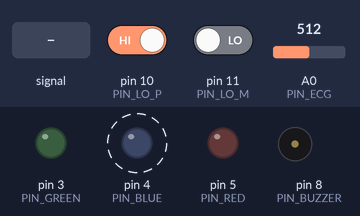
The sketch below on a simulated Arduino Uno, built with avr-gcc and run on an emulated ATmega328P. Parts: output pins drawn as LEDs (lit = HIGH), buzzer (waves = sounding, pin HIGH). Dashed ring = blinking. Inputs (shaded band) come from the test bench; at power-on: pin 10 (PIN_LO_P) HIGH, A0 (PIN_ECG) = 512, pin 11 (PIN_LO_M) LOW. What the sketch prints to the serial monitor is not drawn.

Above: at 1.2 s.
1.3 s: pin 10 (PIN_LO_P) driven LOW
2.8 s: A0 (PIN_ECG) fed a 1000 Hz sine of ±255 counts around its level
At 3.5 s:
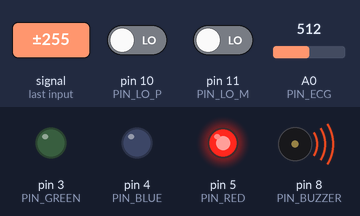
5.8 s: A0 (PIN_ECG) set to 306
At 6.8 s:
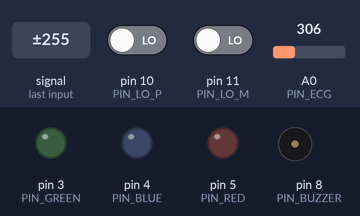
8.8 s: pin 11 (PIN_LO_M) driven HIGH
At 8.92 s:
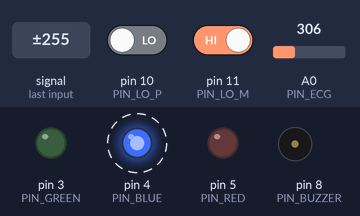
11.8 s: pin 11 (PIN_LO_M) driven LOW
At 12.9 s:
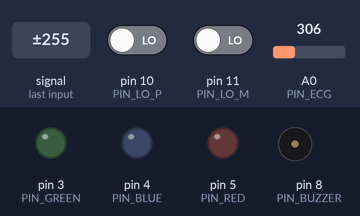
13.3 s: A0 (PIN_ECG) fed a 200 Hz sine of ±81 counts around its level
At 17.21 s:
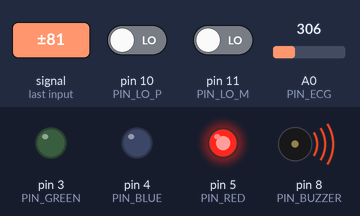
Timing chart, 0 to 17.3 s (numbered marks = the images above; inputs shaded):
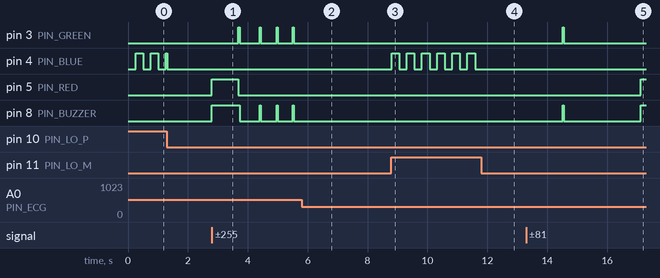

Measured:
- after the input at 2.8 s, pin 5 (PIN_RED): LOW → HIGH at once, → LOW 0.89 s later
- after the input at 5.8 s, pin 3 (PIN_GREEN), pin 8 (PIN_BUZZER): stops changing and stays LOW; pin 5 (PIN_RED): stays LOW (without the input it goes to HIGH after 1.3 s)
- after the input at 8.8 s, pin 4 (PIN_BLUE): alternates HIGH for 0.25 s and LOW for 0.26 s, starting at once
- after the input at 11.8 s, pin 4 (PIN_BLUE): stops changing and stays LOW
- after the input at 13.3 s, pin 3 (PIN_GREEN): LOW → HIGH after 1.2 s, → LOW 0.04 s later; pin 5 (PIN_RED): LOW → HIGH after 3.8 s; pin 8 (PIN_BUZZER): LOW → HIGH after 1.2 s, → LOW 0.04 s later, → HIGH 2.6 s later

The sketch:

ecg_project_ide.ino
```cpp
/*
 * ECG Heart Rate Zone & Alarm Monitor
 * Sensor : AD8232 single-lead ECG front-end
 * Board  : Arduino Uno / Nano (any 5V ATmega328) - also works on 3.3V boards
 *
 * Behaviour
 *   Buzzer     : short beep on every detected heartbeat (hospital-monitor click)A
 *   Blue LED   : blinks while the electrodes are disconnected (Leads-Off)
 *   Green LED  : blinks in rhythm with a NORMAL heart rate
 *   Red LED    : solid ON + continuous buzzer if HR is dangerous
 *                (Tachycardia > 120 bpm  or  Bradycardia < 50 bpm)
 *
 * Serial : streams one CSV line per sample at 115200 baud, ~200 Hz:
 *              raw,leadsOff,beat,bpm
 *          raw       = 0..1023 ADC reading from AD8232 OUTPUT
 *          leadsOff  = 1 if an electrode is off, else 0
 *          beat      = 1 on the exact sample an R-peak was detected, else 0
 *          bpm       = last computed beats-per-minute (0 until first R-R)
 *
 *  ----------------------------------------------------------------
 *  WIRING (Arduino Uno / Nano)
 *  ----------------------------------------------------------------
 *  AD8232 module        Arduino
 *    3.3V / GND     ->  3.3V / GND      (power the module from 3.3V)
 *    OUTPUT         ->  A0              (analog ECG signal)
 *    LO+            ->  D10             (leads-off detect +)
 *    LO-            ->  D11             (leads-off detect -)
 *    SDN            ->  (leave open, or tie to 3.3V to keep awake)
 *
 *  Buzzer (ACTIVE buzzer, has its own oscillator)
 *    + (signal)     ->  D8
 *    - (GND)        ->  GND
 *
 *  LEDs (each through a 220-330 ohm resistor to GND)
 *    Green  LED     ->  D3
 *    Blue   LED     ->  D4
 *    Red    LED     ->  D5
 *  ----------------------------------------------------------------
 */

// ---------- Pin map ----------
const uint8_t PIN_ECG    = A0;   // AD8232 OUTPUT
const uint8_t PIN_LO_P   = 10;   // AD8232 LO+
const uint8_t PIN_LO_M   = 11;   // AD8232 LO-
const uint8_t PIN_BUZZER = 8;    // active buzzer +
const uint8_t PIN_GREEN  = 3;    // normal-rhythm LED
const uint8_t PIN_BLUE   = 4;    // leads-off LED
const uint8_t PIN_RED    = 5;    // danger LED

// ---------- Timing ----------
const uint16_t SAMPLE_HZ   = 200;              // sampling rate
const uint16_t SAMPLE_US   = 1000000 / SAMPLE_HZ;
const uint16_t BEEP_MS     = 40;               // beep length per beat
const uint16_t GREEN_MS    = 40;               // green flash length per beat
const uint16_t BLUE_BLINK  = 250;              // leads-off blink half-period

// ---------- Heart-rate zones (bpm) ----------
const int BPM_BRADY = 50;    // below this = bradycardia (danger)
const int BPM_TACHY = 120;   // above this = tachycardia (danger)

// ---------- Beat detection (dynamic threshold) ----------
// AD8232 idles around mid-scale (~512). R-peaks punch upward.
float   baseline   = 512.0;    // slow-moving DC baseline
float   envelope   = 40.0;     // running estimate of peak height above baseline
const float THRESH_FRAC = 0.6; // fire at 60% of the running envelope
const uint16_t REFRACTORY_MS = 250; // min gap between beats (=> max 240 bpm)

unsigned long lastSampleUs = 0;
unsigned long lastBeatMs   = 0;
unsigned long beepUntilMs  = 0;
unsigned long greenUntilMs = 0;
unsigned long blueToggleMs = 0;
bool          blueState    = false;
bool          aboveThresh  = false;

int  bpm = 0;

void setup() {
  Serial.begin(115200);
  pinMode(PIN_LO_P, INPUT);
  pinMode(PIN_LO_M, INPUT);
  pinMode(PIN_BUZZER, OUTPUT);
  pinMode(PIN_GREEN,  OUTPUT);
  pinMode(PIN_BLUE,   OUTPUT);
  pinMode(PIN_RED,    OUTPUT);
  digitalWrite(PIN_BUZZER, LOW);
}

void loop() {
  unsigned long nowUs = micros();
  if (nowUs - lastSampleUs < SAMPLE_US) return;   // hold the sample rate
  lastSampleUs = nowUs;
  unsigned long nowMs = millis();

  // ---- 1. Leads-off detection ----
  bool leadsOff = (digitalRead(PIN_LO_P) == HIGH) || (digitalRead(PIN_LO_M) == HIGH);

  int raw = leadsOff ? 512 : analogRead(PIN_ECG);   // flatline when disconnected

  // ---- 2. Beat detection (only when connected) ----
  bool beat = false;
  if (!leadsOff) {
    // slow baseline tracking (removes DC drift for the trigger only)
    baseline += (raw - baseline) * 0.002;
    float amp = raw - baseline;
    if (amp < 0) amp = 0;

    float threshold = envelope * THRESH_FRAC;

    if (!aboveThresh && amp > threshold && (nowMs - lastBeatMs) > REFRACTORY_MS) {
      // rising edge through the dynamic ceiling => R-peak
      aboveThresh = true;
      beat = true;

      unsigned long rr = nowMs - lastBeatMs;   // R-R interval in ms
      lastBeatMs = nowMs;
      if (rr > 250 && rr < 3000) {             // 20..240 bpm sanity window
        bpm = (int)(60000.0 / rr);
      }

      // adapt the envelope toward the measured peak height
      envelope += (amp - envelope) * 0.25;

      // schedule feedback
      beepUntilMs  = nowMs + BEEP_MS;
      greenUntilMs = nowMs + GREEN_MS;
    }
    if (amp < threshold * 0.5) aboveThresh = false;   // reset for next beat
  } else {
    bpm = 0;                 // no meaningful rate while disconnected
    aboveThresh = false;
  }

  // ---- 3. Danger zone check ----
  bool danger = (!leadsOff) && bpm > 0 && (bpm > BPM_TACHY || bpm < BPM_BRADY);

  // ---- 4. Outputs ----
  // Blue: blink while leads off
  if (leadsOff) {
    if (nowMs - blueToggleMs > BLUE_BLINK) { blueToggleMs = nowMs; blueState = !blueState; }
    digitalWrite(PIN_BLUE, blueState);
  } else {
    digitalWrite(PIN_BLUE, LOW);
    blueState = false;
  }

  // Red: solid on danger
  digitalWrite(PIN_RED, danger ? HIGH : LOW);

  // Green: flash per beat only when rate is normal
  bool greenOn = (!danger) && (nowMs < greenUntilMs);
  digitalWrite(PIN_GREEN, greenOn ? HIGH : LOW);

  // Buzzer: continuous on danger, otherwise a short click per beat
  if (danger) {
    digitalWrite(PIN_BUZZER, HIGH);
  } else {
    digitalWrite(PIN_BUZZER, (nowMs < beepUntilMs) ? HIGH : LOW);
  }

  // ---- 5. Stream to Python ----
  Serial.print(raw);
  Serial.print(',');
  Serial.print(leadsOff ? 1 : 0);
  Serial.print(',');
  Serial.print(beat ? 1 : 0);
  Serial.print(',');
  Serial.println(bpm);
}
```
